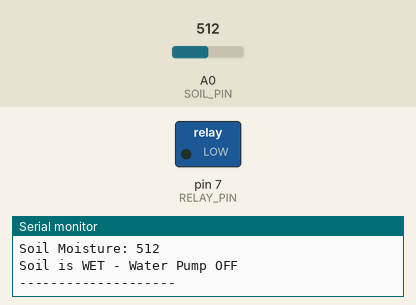
Recording of a sketch running on a simulated Arduino Uno, built with avr-gcc and run on an emulated ATmega328P. Shown: switched loads named in the sketch (green lamp = pin HIGH), the last lines printed to the serial monitor. The test bench sets the inputs (shaded band); at power-on: A0 (SOIL_PIN) = 512.

Above: at 2.8 s.
2.9 s: A0 (SOIL_PIN) set to 483
At 4.6 s:
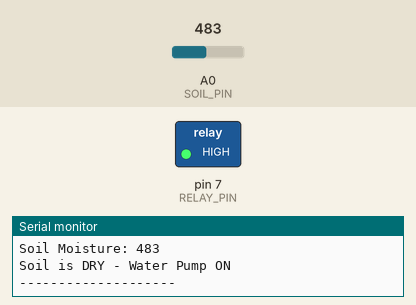
5.6 s: A0 (SOIL_PIN) set to 510
At 6.4 s:
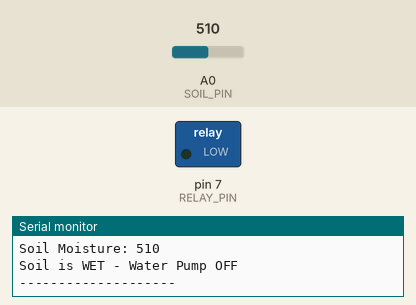
8.3 s: A0 (SOIL_PIN) set to 490
At 11.1 s:
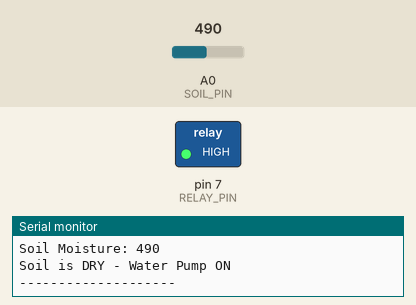
Timing chart, 0 to 12.6 s (numbered marks = the images above; inputs shaded):
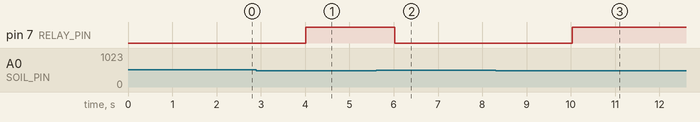

The sketch:

sketch.ino
```cpp
#define SOIL_PIN A0
#define RELAY_PIN 7

int threshold = 500;

void setup() {
  Serial.begin(9600);
  pinMode(RELAY_PIN, OUTPUT);

  digitalWrite(RELAY_PIN, LOW);
}

void loop() {
  int moistureValue = analogRead(SOIL_PIN);

  Serial.print("Soil Moisture: ");
  Serial.println(moistureValue);

  if (moistureValue < threshold) {
    digitalWrite(RELAY_PIN, HIGH);
    Serial.println("Soil is DRY - Water Pump ON");
  }
  else {
    digitalWrite(RELAY_PIN, LOW);
    Serial.println("Soil is WET - Water Pump OFF");
  }

  Serial.println("--------------------");
  delay(2000);
}
```

Measured:
- the behaviour switches between 500 and 499 on A0 (SOIL_PIN) (found by bisection; images 0 and 1)
- after the input at 2.9 s, pin 7 (RELAY_PIN): LOW → HIGH after 1.1 s
- after the input at 5.6 s, pin 7 (RELAY_PIN): HIGH → LOW after 0.42 s
- after the input at 8.3 s, pin 7 (RELAY_PIN): LOW → HIGH after 1.7 s
